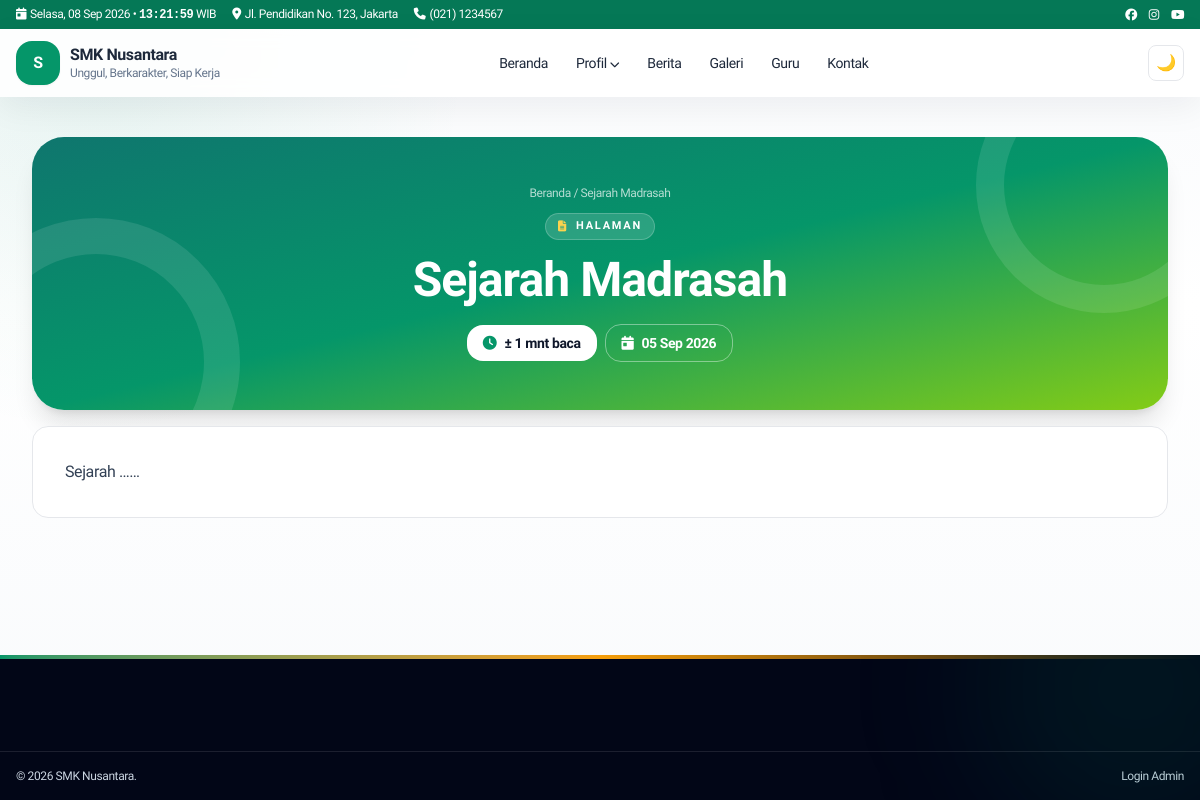
The page /sejarah-madrasah on the database its author committed.
### tables this page shows
CREATE TABLE IF NOT EXISTS settings (
  id INT UNSIGNED AUTO_INCREMENT PRIMARY KEY,
  `key` VARCHAR(100) NOT NULL UNIQUE,
  `value` TEXT DEFAULT NULL,
  updated_at TIMESTAMP DEFAULT CURRENT_TIMESTAMP ON UPDATE CURRENT_TIMESTAMP
);

CREATE TABLE IF NOT EXISTS menu_items (
  id INT UNSIGNED AUTO_INCREMENT PRIMARY KEY,
  menu_id INT UNSIGNED NOT NULL,
  parent_id INT UNSIGNED DEFAULT NULL,
  label VARCHAR(150) NOT NULL,
  url VARCHAR(500) NOT NULL,
  target VARCHAR(20) DEFAULT '_self',
  sort_order INT DEFAULT 0,
  is_active TINYINT(1) DEFAULT 1,
  kind VARCHAR(20) NOT NULL DEFAULT 'link',
  mega_id INT UNSIGNED DEFAULT NULL,
  INDEX idx_menu_parent (menu_id, parent_id, sort_order),
  CONSTRAINT fk_mi_menu FOREIGN KEY (menu_id) REFERENCES menus(id) ON DELETE CASCADE,
  CONSTRAINT fk_mi_parent FOREIGN KEY (parent_id) REFERENCES menu_items(id) ON DELETE CASCADE
);

CREATE TABLE IF NOT EXISTS pages (
  id INT UNSIGNED AUTO_INCREMENT PRIMARY KEY,
  title VARCHAR(255) NOT NULL,
  slug VARCHAR(255) NOT NULL UNIQUE,
  content MEDIUMTEXT DEFAULT NULL,
  featured_image VARCHAR(255) DEFAULT NULL,
  status ENUM('draft','published') DEFAULT 'draft',
  seo_title VARCHAR(255) DEFAULT NULL,
  seo_description VARCHAR(500) DEFAULT NULL,
  author_id INT UNSIGNED DEFAULT NULL,
  created_at TIMESTAMP DEFAULT CURRENT_TIMESTAMP,
  updated_at TIMESTAMP DEFAULT CURRENT_TIMESTAMP ON UPDATE CURRENT_TIMESTAMP,
  deleted_at DATETIME DEFAULT NULL,
  INDEX idx_slug_status (slug, status),
  CONSTRAINT fk_pages_author FOREIGN KEY (author_id) REFERENCES users(id) ON DELETE SET NULL
);

### core/Router.php (called while the page is built, shortened)
<?php
final class Router {
 public static function dispatch(): void {
  require ROOT . '/pages/router.php';
 }
}

### index.php (called while the page is built, shortened)
<?php
require __DIR__ . '/config/database.php';
Router::dispatch();

### core/Database.php (called while the page is built, shortened)
<?php
final class Database {
    private static ?PDO $pdo = null;
    public static function conn(): PDO {
        if (self::$pdo) return self::$pdo;
        $c = require dirname(__DIR__) . '/config/database.php';
        $dsn = "mysql:host={$c['host']};dbname={$c['name']};charset={$c['charset']}";
        self::$pdo = new PDO($dsn, $c['user'], $c['pass'], [
            PDO::ATTR_ERRMODE => PDO::ERRMODE_EXCEPTION,
            PDO::ATTR_DEFAULT_FETCH_MODE => PDO::FETCH_ASSOC,
            PDO::ATTR_EMULATE_PREPARES => false,
        ]);
        return self::$pdo;
    }
    public static function setting(string $key, string $def = ''): string {
        try {
            $s = self::conn()->prepare('SELECT `value` FROM settings WHERE `key`=?');
            $s->execute([$key]);
            return (string)($s->fetchColumn() ?? $def);
        } catch (Throwable) { return $def; }
    }
}

### core/Helper.php (called while the page is built, shortened)
<?php
final class Helper {
    public static function e(?string $v): string { return htmlspecialchars((string)$v, ENT_QUOTES, 'UTF-8'); }
    public static function url(string $p = ''): string { return rtrim(BASE_URL, '/') . '/' . ltrim($p, '/'); }
    public static function menuUrl(string $u): array {
        $u = trim($u);
        $low = strtolower($u);
        return [self::url(ltrim($u, '/')), '_self'];
    }
}

### pages/dynamic.php (the view, shortened to what this page needs)
<?php $metaTitle=$pg["seo_title"]?:$pg["title"]; require ROOT."/templates/frontend/header.php";
$plain=trim(preg_replace('/\s+/', ' ', strip_tags($pg["content"]??''))); $words=$plain!==''?str_word_count($plain):0; $mins=max(1,(int)ceil($words/200)); ?><div class="w-full px-4 md:px-8 py-10"><?php
$heroBadge='<i class="fa fa-file-lines text-amber-300"></i>Halaman';
$heroCrumb='<a href="'.Helper::url().'" class="hover:text-white">Beranda</a> / '.Helper::e($pg["title"]);
require ROOT."/templates/frontend/page-hero.php"; ?><article class="map-page mt-4 bg-white dark:bg-slate-800 border dark:border-slate-700 rounded-2xl p-6 md:p-8 text-slate-700 dark:text-slate-200 text-justify leading-relaxed reveal"><?= $pg["content"] ?></article></div><?php require ROOT."/templates/frontend/footer.php"; ?>

### templates/frontend/navbar.php (shortened to what this page needs)
<?php
$top_addr = Database::setting('address','Jl. Pendidikan No.123');
$top_phone = Database::setting('phone','(021) 1234567');
$school = Database::setting('school_name','SMK Nusantara');
$tagline = Database::setting('tagline','Unggul, Berkarakter');
$logo = Database::setting('logo','');
try {
$db = Database::conn();
$mm = $db->query("SELECT * FROM menus WHERE location='primary' LIMIT 1")->fetch();
$items = [];
if ($mm) {
  $st = $db->prepare("SELECT * FROM menu_items WHERE menu_id=? AND is_active=1 ORDER BY sort_order");
  $st->execute([$mm['id']]); $items = $st->fetchAll();
}
} catch (Throwable) { $items=[]; $mega=[]; }
function menuTree($items,$parent=null){ $o=[]; foreach($items as $i){ if(($i['parent_id']??null)==$parent) $o[]=$i; } return $o; }
function menuLink($u,$forceTarget=null){ [$href,$t]=Helper::menuUrl($u); $t=$forceTarget?:$t; return 'href="'.Helper::e($href).'"'.($t==='_blank'?' target="_blank" rel="noopener noreferrer"':''); }
?>
<div class="bg-emerald-700 text-white text-xs hidden md:block"><div class="max-w-7xl mx-auto px-4 py-1.5 flex justify-between items-center gap-3">
<div class="flex gap-4 min-w-0"><span class="shrink-0"><i class="fa fa-calendar-day mr-1"></i><span data-clock-date><?= Helper::tgl(date('Y-m-d')) ?></span> • <span data-clock-time class="font-mono font-bold"><?= date('H:i:s') ?></span> WIB</span><span class="truncate"><i class="fa fa-location-dot mr-1"></i><?= Helper::e($top_addr) ?></span><span class="hidden lg:inline"><i class="fa fa-phone mr-1"></i><?= Helper::e($top_phone) ?></span><span class="hidden xl:inline"><i class="fa fa-envelope mr-1"></i><?= Helper::e($top_email) ?></span></div>
<div class="flex gap-3"><a href="#" aria-label="Facebook"><i class="fab fa-facebook"></i></a><a href="#" aria-label="Instagram"><i class="fab fa-instagram"></i></a><a href="#" aria-label="Youtube"><i class="fab fa-youtube"></i></a></div>
</div></div>
<header id="mainNav" class="sticky top-0 z-50 bg-white/90 dark:bg-slate-900/90 backdrop-blur border-b-0 transition">
<div class="max-w-7xl mx-auto px-4 py-3 flex items-center justify-between gap-3">
<a href="<?= Helper::url() ?>" class="flex items-center gap-2.5"><?php if($logo): ?><img src="<?= Helper::upload($logo) ?>" alt="Logo <?= Helper::e($school) ?>" class="h-11 w-auto object-contain shrink-0"><?php else: ?><span class="w-11 h-11 rounded-xl bg-emerald-600 text-white grid place-items-center font-bold shadow-sm"><?= Helper::e(mb_substr($school,0,1)) ?></span><?php endif; ?><span><span class="block font-extrabold leading-tight"><?= Helper::e($school) ?></span><span class="block text-xs text-slate-500"><?= Helper::e($tagline) ?></span></span></a>
<nav class="hidden lg:flex items-center gap-1 text-sm font-medium" id="deskMenu">
<?php foreach(menuTree($items) as $m): $ch=menuTree($items,$m['id']); $hasMega=false;
if(!$hasMega){ foreach($mega as $g){ if(($g['label']??'')===$m['label']) $hasMega=$g; } } ?>
<?php if($hasMega): $cols=json_decode($hasMega['columns_json']??'[]',true)?:[]; ?>
<div class="relative group"><button class="px-3 py-2 rounded-lg hover:bg-emerald-50"><?= Helper::e($m['label']) ?> <i class="fa fa-chevron-down text-[10px]"></i></button>
<div class="absolute left-1/2 -translate-x-1/2 top-full pt-2 opacity-0 invisible group-hover:opacity-100 group-hover:visible transition"><div class="bg-white dark:bg-slate-800 rounded-2xl shadow-xl border p-6 grid grid-cols-3 gap-6 w-[640px] max-w-[90vw]">
<?php foreach($cols as $c): ?><div><p class="font-bold text-xs uppercase text-emerald-700 mb-2"><?= Helper::e($c['title']??'') ?></p><?php foreach($c['links']??[] as $l): ?><a href="<?= Helper::e($l['url']??'#') ?>" class="block py-1 text-slate-600 dark:text-slate-300 hover:text-emerald-600"><?= Helper::e($l['label']??'') ?></a><?php endforeach; ?></div><?php endforeach; ?>
</div></div></div>
<?php elseif($ch): ?><div class="relative group"><a <?= menuLink($m['url'],$m['target']??null) ?> class="px-3 py-2 rounded-lg hover:bg-emerald-50 inline-block"><?= Helper::e($m['label']) ?> <i class="fa fa-chevron-down text-[10px]"></i></a>
</div>
<?php else: ?><a <?= menuLink($m['url'],$m['target']??null) ?> class="px-3 py-2 rounded-lg hover:bg-emerald-50"><?= Helper::e($m['label']) ?></a><?php endif; ?><?php endforeach; ?>
</nav>
<div class="flex items-center gap-2"><button id="darkBtn" class="w-9 h-9 rounded-lg border grid place-items-center" aria-label="Tema"></button></div>
</div>
</header>

### templates/frontend/footer.php (shortened to what this page needs)
</main>
<?php
$ft = Database::setting('footer_text',Database::setting('school_name',''));
?>
<footer class="relative overflow-hidden bg-slate-950 text-slate-300 mt-auto w-full">
<div class="absolute inset-x-0 top-0 h-1 bg-gradient-to-r from-emerald-600 via-amber-500 to-emerald-600"></div>
<div class="absolute -top-32 -right-24 w-80 h-80 rounded-full bg-emerald-600/10 blur-3xl pointer-events-none"></div>
<div class="max-w-7xl mx-auto px-4 py-12 grid md:grid-cols-4 gap-8 text-sm">
</div>
<div class="border-t border-white/10"><div class="max-w-7xl mx-auto px-4 py-4 flex flex-col md:flex-row justify-between text-xs gap-2">
<span>&copy; <?= date('Y') ?> <?= Helper::e($ft) ?>.</span>
<a href="<?= Helper::url('admin/login') ?>" target="_blank" rel="noopener noreferrer" class="hover:text-white">Login Admin</a>
</div></div>
</footer>
</body></html>

### assets/css/style.css (style rules this page uses)
:root { --font-body:"Plus Jakarta Sans",system-ui,-apple-system,"Segoe UI",sans-serif }
html,body,input,select,textarea,button { font-family:var(--font-body)!important }
.reveal { opacity:1 }
.reveal.show { animation:revealIn .7s cubic-bezier(.16,1,.3,1) both }
.card-hover,[class*="rounded-2xl"].border,[class*="rounded-3xl"].border { transition:transform .28s cubic-bezier(.16,1,.3,1),box-shadow .28s ease,border-color .28s ease }
html,body { max-width:100%;overflow-x:clip }
body { position:relative }
main,header,footer { max-width:100% }
.prose,.prose p,.prose li,article p,article li,.text-justify { overflow-wrap:anywhere;word-break:break-word }
main>div { max-width:100%;min-width:0 }
.reveal { min-width:0;max-width:100%;overflow-wrap:anywhere }
html { height:100% }
body.site-shell { min-height:100vh;display:flex;flex-direction:column }
body.site-shell>footer { margin-top:auto;flex-shrink:0;width:100% }

### rows shown on the page
settings: value "Jl. Pendidikan No. 123, Jakarta"
settings: value "(021) 1234567"
settings: value "S", value "SMK Nusantara"
settings: value "Unggul, Berkarakter, Siap Kerja"
menu_items: label "Beranda"
menu_items: label "Profil"
menu_items: label "Berita"
menu_items: label "Galeri"
menu_items: label "Guru"
menu_items: label "Kontak"
pages: title "Sejarah Madrasah", content "Sejarah ……"

### other values the page prints
Helper::e($heroTitle) "Sejarah Madrasah"
Helper::e($st['label']??'') "± 1 mnt baca"
Helper::e($st['label']??'') "05 Sep 2026"
